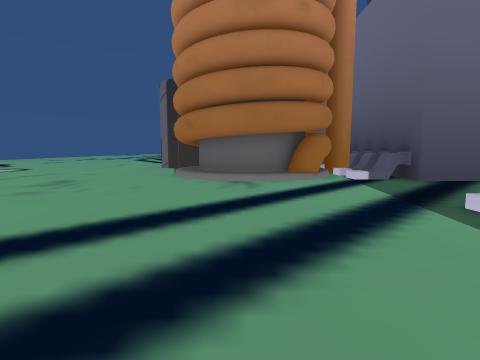
view 1 (above)

19 first-person views from a walk through a Unity game level. The camera is 1.3 m above the floor, tilts 6° down and sees 80° across. The floor is counted in squares, 2 m on a side. Each view is taken from the middle of a square. On the plan, view 1 faces up. The plan holds only what a view shows up to about 9 squares ahead; the rest is blank. The place goes on beyond the plan. The player character is not drawn. Door leaves are left out, so doorways stand open.

view 2
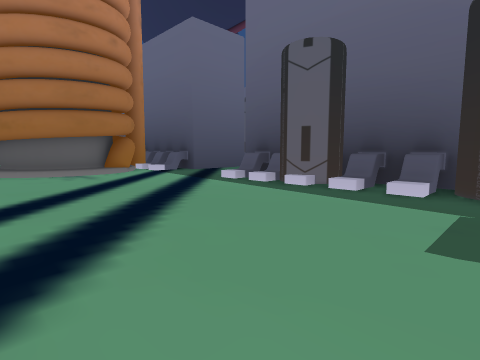

view 3
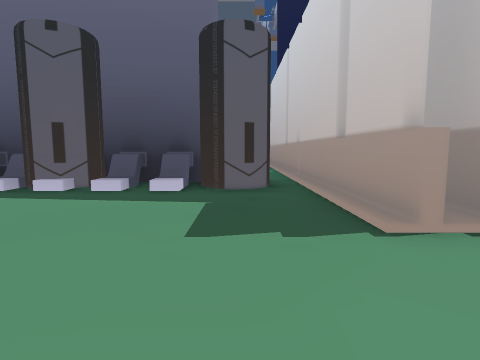

view 4
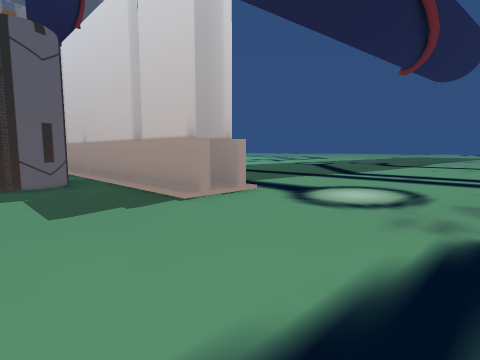

view 5
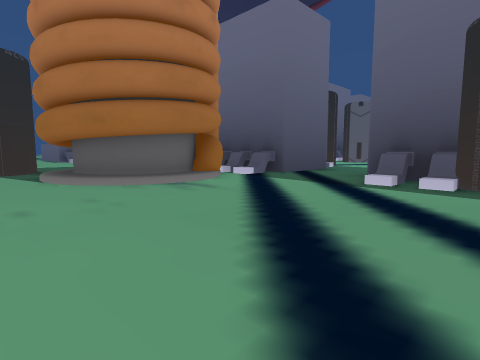

view 6
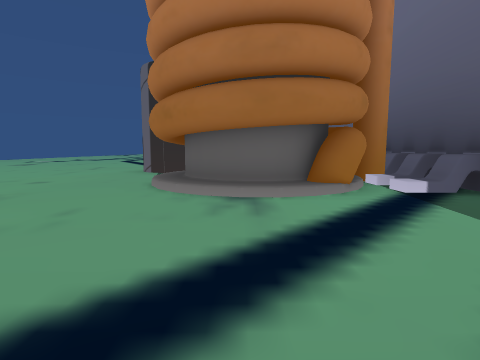

view 7
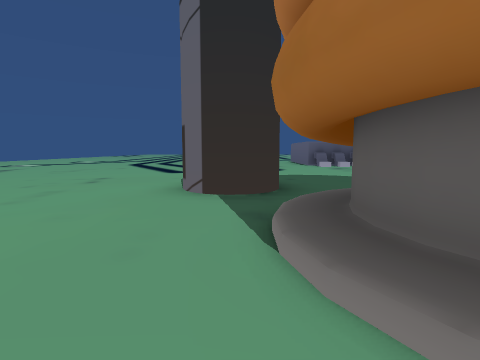

view 8
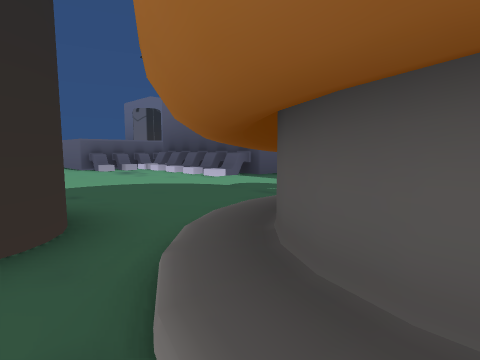

view 9
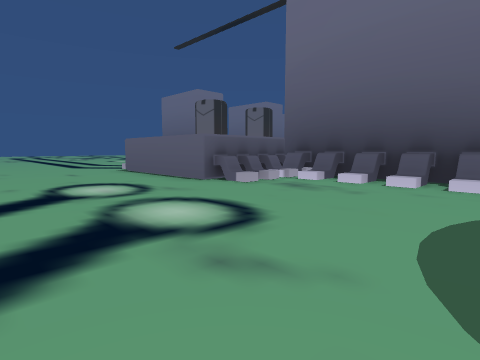

view 10
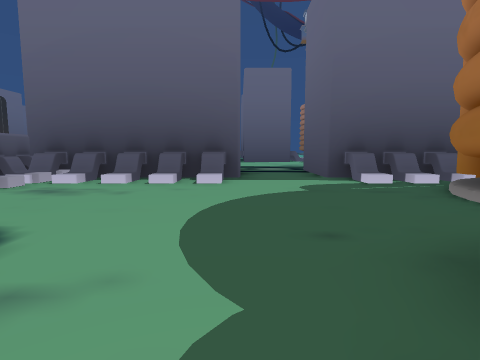

view 11
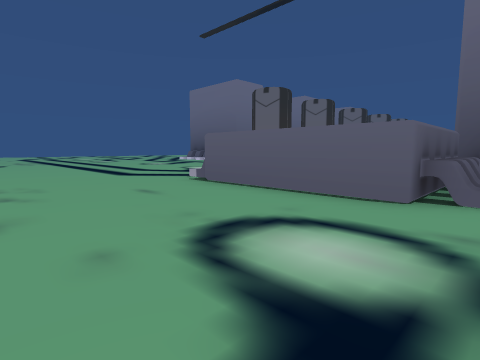

view 12
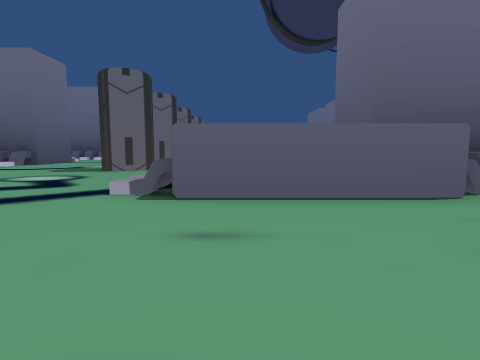

view 13
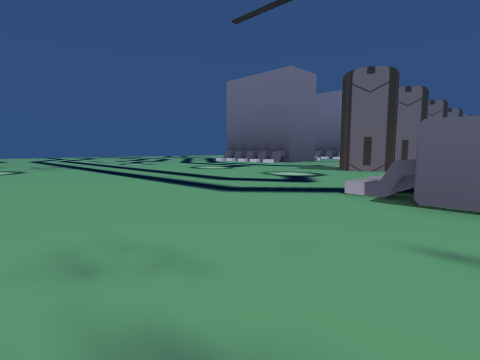

view 14
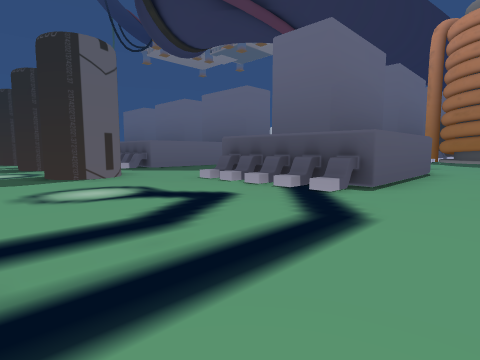

view 15
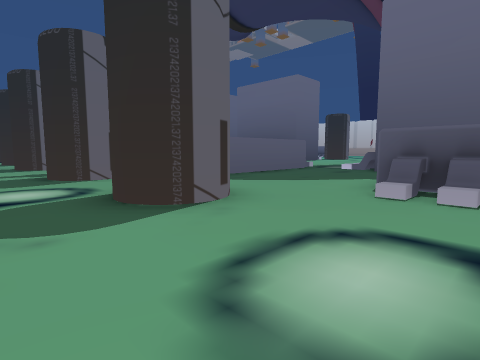

view 16
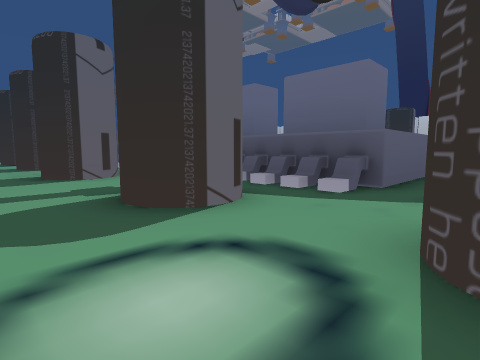

view 17
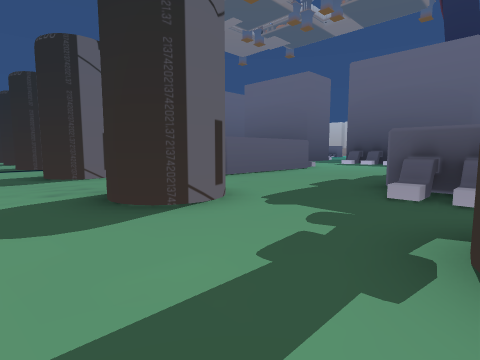

view 18
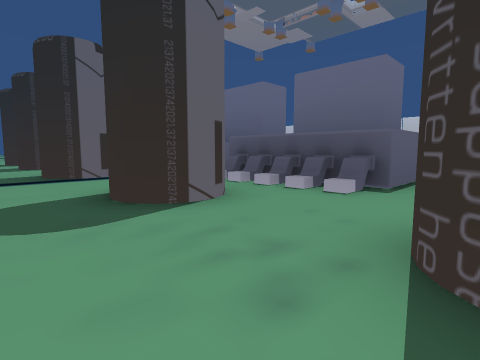

view 19
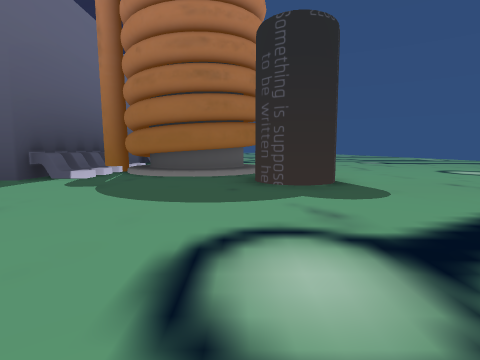

### Floor plan
Key: @ floor where view 1 was taken; # wall or solid block; x gap in a wall; . floor; / step, stairs or slope; = window, fence, low wall or low ledge; O other object.
Columns run from 3 left of view 1 to 26 right of it. Each row starts with its distance up from view 1.
 27  .......................
 26 ..............................
 25 .........#O..OO..O#..O#..O#...
 24 ..........#..#.... ...O
 23 ........................
 22 ....####....####....####
 21 ....#   ....#   ....#
 20 ....#   ....#   ....#
 19 ....#    ...#    ...
 18 ....######       ..
 17 ....///#
 16 ....../#
 15 ......=#
 14 ......=#
 13 .......#
 12 ..........
 11 x#.....###
 10 .O.##.=#
  9 ..######
  8 ..######
  7 ..####.#
  6 ...##..##
  5 .........
  4 .........
  3 ....../#
  2 ....../#
  1 ......O#
  0  ..@../#
 -1 ....../#
 -2 ......OO
 -3 ....#######
 -4 ....##

Where each view was taken, in squares from view 1:
view 1: 0 up, 0 right, facing up
view 2: 2 down, 2 left, facing up-right
view 3: 2 down, 2 left, facing right
view 4: 1 down, 3 left, facing down-right
view 5: 1 up, 3 left, facing up-right
view 6: 2 up, 0 right, facing up
view 7: 6 up, 2 left, facing up
view 8: 8 up, 2 left, facing up-right
view 9: 13 up, 3 left, facing up-right
view 10: 13 up, 3 left, facing right
view 11: 17 up, 3 left, facing up-right
view 12: 21 up, 3 left, facing right
view 13: 21 up, 3 left, facing up-right
view 14: 27 up, 1 left, facing down-right
view 15: 27 up, 3 right, facing down-right
view 16: 27 up, 7 right, facing down-right
view 17: 27 up, 11 right, facing down-right
view 18: 27 up, 15 right, facing down-right
view 19: 17 up, 1 left, facing down
